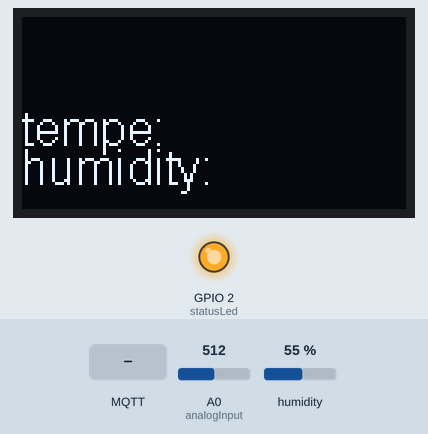
Simulated run of this sketch. Board: ESP8266 (NodeMCU). Shown: 128×64 one-colour display, output pins drawn as LEDs (lit = HIGH). The test bench sets the inputs (shaded band); at power-on: humidity 55 %, A0 (analogInput) = 512. WiFi joins after 1.5 s; servers stay silent unless stated; the local clock reads 2024-03-15 10:24:30 at power-on unless the sketch sets it; random numbers use the default seed unless the sketch sets one; no MQTT or app messages arrive unless stated; pins used as bus, display or sensor lines are not drawn; what the sketch prints to the serial monitor is not drawn.

Above: at 2.8 s.
2.9 s: humidity set to 22 %
At 7.4 s:
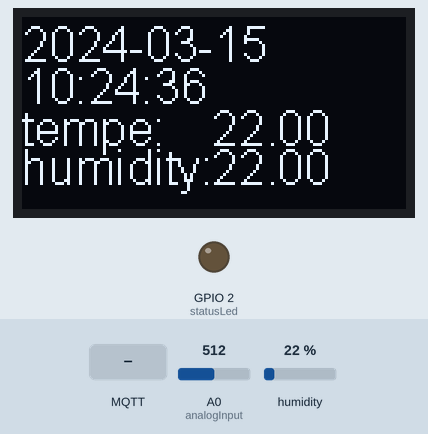
12.3 s: MQTT message "inTopic" arrives on the first subscribed topic
At 23.4 s:
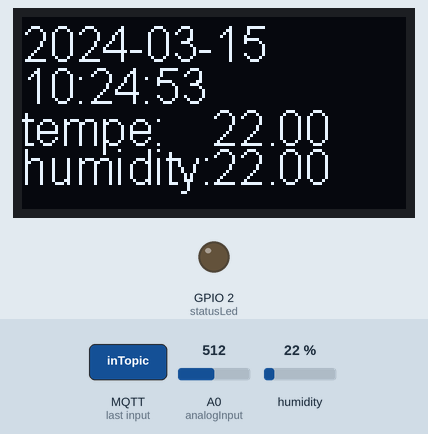
23.8 s: A0 (analogInput) set to 716
At 30.2 s:
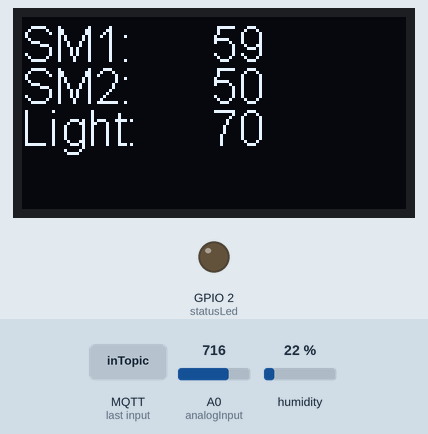
32.6 s: humidity set to 40 %
At 36.4 s:
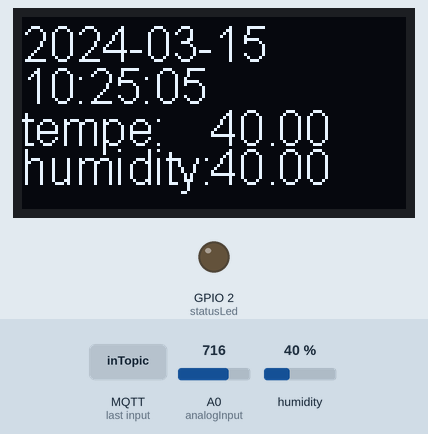
38.7 s: A0 (analogInput) set to 900
At 42.0 s:
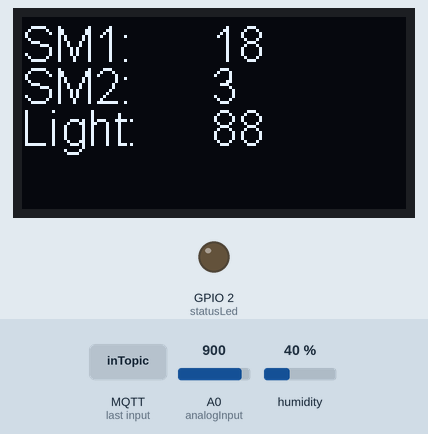
44.7 s: humidity set to 68 %
At 48.3 s:
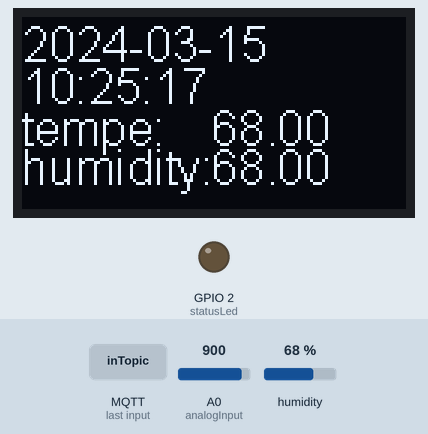
Timing chart, 0 to 49.8 s (numbered marks = the images above; inputs shaded):
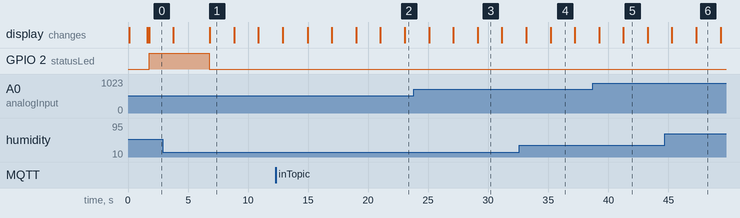

Measured:
- what the display in image 1 shows lasts 2.0 s, from 6.8 s to 8.8 s

The sketch:

datalogger_Completed.ino
```cpp
// ----------- LIBRARY INCLUDES ----------------
#include <Arduino.h>
#include <ESP8266WiFi.h>
#include <PubSubClient.h>
#include <Adafruit_Sensor.h>
#include <DHT.h>
#include <DHT_U.h>
#include <SPI.h>
#include <Wire.h>
#include "RTClib.h"
#include <Wire.h>
#include "SSD1306.h"
#include <ESP8266WiFi.h>
#include <DNSServer.h>
#include <ESP8266WebServer.h>

// ----------- DEFINES ----------------
#define DHTPIN 0
#define DHTTYPE DHT11
#define controllerID '1'
#define analogInput A0
#define s0 14
#define s1 12
#define statusLed 2
// ----------- VARIABLE DECLATIONS ----------------

// ----------- CONSTANT ----------------
const int airValue1 = 986;
const int airValue2 = 914;

const int waterValue1 = 537;
const int waterValue2 = 526;

const char *ssid = "Node 0";
const char *password = "yashj1030";
const char *mqtt_server = "192.168.0.113";

// ----------- LONG ----------------
long lastMsg = 0;


// ----------- CHAR ----------------
char lightchar[200];

// ----------- INTEGERS ----------------

int value = 0;
int light = 0;
int lightpercent = 0;
int soilMoisture1 = 0;
int soilMoisture2 = 0;
int soilmoisturepercent1 = 0;
int soilmoisturepercent2 = 0;
// ----------- FLOATS ----------------

float temporaary = 0;
// ----------- STRING ----------------

String csvData;
String timeStamp;
String date;
String tempStr;
String humidityStr;
String SM1Str;
String SM2Str;
String lightStr;

// ----------- ARRAYS ----------------
/*
  0  -- D3 -- Temp Sensor
  2  -- D4 -- Status Led
  4  -- D2 -- SDA -- OLED -- RTC
  5  -- D1 -- SCL -- OLED -- RTC
  12 -- D6 -- S1
  13 -- D7 -- S2
  14 -- D5 -- S0
  15 -- D8 -- S3
*/
int outputPins[] = {0, 2, 4, 5, 12, 13, 14, 15};

// ----------- INSTANCES ----------------

WiFiClient espClient;
PubSubClient client(espClient);
DHT_Unified dht(DHTPIN, DHTTYPE);
uint32_t delayMS;
sensors_event_t event;
RTC_DS1307 rtc;
SSD1306  display(0x3c, 4, 5);

// ----------- HELPER FUNCTIONS ----------------

char *PackIntData(int a, char b[])
{
  String pubString = String(a);
  pubString.toCharArray(b, pubString.length() + 1);
  return b;
}

char *PackFloatData(float a, char b[])
{
  String pubString = String(a);
  pubString.toCharArray(b, pubString.length() + 1);
  return b;
}
char *PackStringData(String a, char b[])
{
  String pubString = String(a);
  pubString.toCharArray(b, pubString.length() + 1);
  return b;
}

int setOutputMode(int outputPins[])
{
  int len = sizeof(outputPins) / sizeof(outputPins[0]);
  for (int i = 0; i < len ; i++)
  {
    pinMode(outputPins[i], OUTPUT);
    digitalWrite(outputPins[i], LOW);
  }
  return 0;
}
int updatePinStatus(char Pin, int status)
{
  client.publish("outTopic/pinStatus", PackIntData(status, lightchar));
  return 0;
}

void getTemp()
{
  //  digitalWrite(statusLed, HIGH);
  dht.humidity().getEvent(&event);
  //  Serial.print(F("Humidity: "));
  //  Serial.print(event.relative_humidity);
  //  Serial.print("\n");
  client.publish("outTopic/Humidity", PackFloatData(event.relative_humidity, lightchar));
  humidityStr = String(event.relative_humidity);

  //  dht.temperature().getEvent(&event);
  //  Serial.print(F("temperature: "));
  //  Serial.print(event.temperature);
  //  Serial.print("\n");
  client.publish("outTopic/Temp", PackFloatData(event.temperature, lightchar));
  tempStr = String(event.temperature);
}

void getDateTime()
{
  DateTime time = rtc.now();
  date = String(time.timestamp(DateTime::TIMESTAMP_DATE));
  timeStamp = String(time.timestamp(DateTime::TIMESTAMP_TIME));
  // Serial.print(timeStamp);
  // Serial.print(date);
  // Serial.print("\n");


  client.publish("outTopic/Date", PackStringData(date, lightchar));
  client.publish("outTopic/Time", PackStringData(timeStamp, lightchar));
}

void getMoisture1() {
  digitalWrite(s0, LOW);
  digitalWrite(s1, LOW);
  soilMoisture1 = analogRead(analogInput);

  soilmoisturepercent1 = map(soilMoisture1, airValue1, waterValue1, 0, 100);

  if (soilmoisturepercent1 >= 100)
  {
    soilmoisturepercent1 = 100;
  }
  else if (soilmoisturepercent1 <= 0)
  {
    soilmoisturepercent1 = 0;
  }
    SM1Str = (String)soilmoisturepercent1;
  client.publish("outTopic/SM1", PackStringData(SM1Str, lightchar));
}

void getMoisture2() {
  digitalWrite(s0, HIGH);
  digitalWrite(s1, LOW);
  soilMoisture2 = analogRead(analogInput);
  soilmoisturepercent2 = map(soilMoisture2, airValue2, waterValue2, 0, 100);

  if (soilmoisturepercent2 >= 100)
  {
    soilmoisturepercent2 = 100;
  }
  else if (soilmoisturepercent2 <= 0)
  {
    soilmoisturepercent2 = 0;
  }
    SM2Str = (String)soilmoisturepercent2;
  client.publish("outTopic/SM2", PackStringData(SM2Str, lightchar));
}
void getLight() {
  digitalWrite(s0, LOW);
  digitalWrite(s1, HIGH);
  light = analogRead(analogInput);
  lightpercent = map(light, 0, 1024, 0, 100);
  lightStr = (String)lightpercent;
  //    Serial.print("Light:");
  //    Serial.print(light);
  //    Serial.print("\n");
  client.publish("outTopic/Light", PackStringData(lightStr, lightchar));
}

void displayOled()
{
  // csvData = date+ "," + timeStamp + "," + tempStr + "," + humidityStr + "," + SM1Str + "," + SM2Str + "," + lightStr;
  display.clear();

  display.setTextAlignment(TEXT_ALIGN_LEFT);
  display.setFont(ArialMT_Plain_16);

  display.drawString(0, 0, date); //
  display.drawString(0, 14, timeStamp);

  display.drawString(0, 28, "tempe:");
  display.drawString(63, 28, tempStr);

  display.drawString(0, 41, "humidity: ");
  display.drawString(63, 41, humidityStr);

  display.display();
  delay(2000);
  display.clear();

  display.drawString(0, 0, "SM1:");
  display.drawString(63, 0, SM1Str);

  display.drawString(0, 14, "SM2:");
  display.drawString(63, 14, SM2Str);

  display.drawString(0, 28, "Light:");
  display.drawString(63, 28, lightStr);
  display.display();
  delay(2000);
}

void logData()
{
  getMoisture2();
  getMoisture1();
  getTemp();
  getDateTime();
  getLight();

  csvData = date + "," + timeStamp + "," + tempStr + "," + humidityStr + "," + SM1Str + "," + SM2Str + "," + lightStr  +"," +  "2";
  Serial.print("csvData:");
  Serial.print(csvData);
  Serial.print("\n");
  client.publish("outTopic/csvData", PackStringData(csvData, lightchar));
  displayOled();
  digitalWrite(statusLed, LOW);
}

int setup_wifi()
{

  delay(10);
  // We start by connecti ng to a WiFi network
  Serial.println();
  Serial.println("Connecting to ");
  Serial.println(ssid);

  WiFi.begin(ssid, password);

  while (WiFi.status() != WL_CONNECTED)
  {
    delay(500);
    Serial.println(".");

    return 0;
  }

  randomSeed(micros());

  Serial.println("");
  Serial.println("WiFi connected");
  Serial.println("IP address: ");
  Serial.println(WiFi.localIP());

  return 0;
}

void reconnect()
{
  // Loop until we're reconnected
  while (!client.connected())
  {
    Serial.println("Attempting MQTT connection...");
    // Create a random client ID
    String clientId = "ESP8266Client-";
    clientId += String(random(0xffff), HEX);
    // Attempt to connect
    if (client.connect(clientId.c_str()))
    {
      Serial.println("connected");
      // Once connected, publish an announcement...
      client.publish("outTopic", "reconnected");
      // ... and resubscribe
      client.subscribe("inTopic");
    }
    else
    {
      Serial.println("failed, rc=");
      Serial.println(client.state());
      Serial.println(" try again in 5 seconds");
      // Wait 5 seconds before retrying
    }
  }
}

// ----------- MQTT CALLBACK - RECIEVING VALUES  ----------------

void callback(char *topic, byte *payload, unsigned int length)
{
  Serial.println("Message arrived [");
  Serial.println(topic);
  Serial.println("] ");
  for (int i = 0; i < (int)length; i++)
  {
    Serial.println((char)payload[i]);
  }

  if (strcmp(topic, "inTopic") == 0)
  {
    Serial.print("Something Arrived");
  }
}

void setup()
{
  display.init();
  display.flipScreenVertically();// flipping came in handy for me with regard
  display.setFont(ArialMT_Plain_16);
  display.drawString(0, 0, "Init Complete");
  display.display();
  display.clear();

  display.drawString(0, 0, "Welcome");
  display.drawString(0, 14, "Initialising");
  display.display();

  display.clear();
  display.drawString(0, 0, "Autoconnect");
  display.drawString(0, 14, "Initialised");
  display.display();

  display.clear();
  display.drawString(0, 0, "connected to");
  display.drawString(0, 14, "Wifi");
  display.display();

  Serial.begin(9600);
  pinMode(s0, OUTPUT);
  pinMode(s1, OUTPUT);
  pinMode(analogInput, INPUT);

  Wire.pins(4, 5);// 4=sda, 5=scl
  Wire.begin(4, 5); // 4=sda, 5=scl
  rtc.begin();

  Serial.println("Started");
  if (! rtc.begin()) {
    Serial.println("Couldn't find RTC");
    Serial.flush();
    abort();
    display.clear();
    display.drawString(0, 0, "Error");
    display.drawString(0, 14, "RTC 404");
    display.display();
  }

  if (! rtc.isrunning()) {
    Serial.println("RTC is NOT running, let's set the time!");
    rtc.adjust(DateTime(F(__DATE__), F(__TIME__)));
  }
  // Sensor Init
  dht.begin();
  sensor_t sensor;
  dht.temperature().getSensor(&sensor);
  dht.humidity().getSensor(&sensor);

  delayMS = sensor.min_delay / 1000;

  delay(10);
  // We start by connecting to a WiFi network
  Serial.println();
  Serial.println("Connecting to ");
  Serial.println(ssid);
  display.clear();
  display.drawString(0, 0, "Connecting");
  display.drawString(0, 14, (String)ssid);
  display.display();
  WiFi.mode(WIFI_STA);
  WiFi.begin(ssid, password);

  while (WiFi.status() != WL_CONNECTED) {
    delay(500);
    Serial.println(".");
  }

  randomSeed(micros());

  Serial.println("");
  Serial.println("WiFi connected");
  Serial.println("IP address: ");
  Serial.println(WiFi.localIP());
  display.clear();
  display.drawString(0, 0, "WiFi connected");
  display.display();

  // CALLING FUNCTIONS
  setOutputMode(outputPins);
  setup_wifi();
  client.setServer(mqtt_server, 1883);
  client.setCallback(callback);


}

void loop()
{
  delay(10);
  if (!client.connected())
  {
    Serial.println("wifi Connected");
    reconnect();
  }

  client.loop();
  //int before = 0;
  long now = millis();

  if (now - lastMsg > 2000)
  {
    lastMsg = now;
    logData();
  }
  else {
    digitalWrite(statusLed, HIGH);
    displayOled();
    delay(1000);
    digitalWrite(statusLed, LOW);
  }
}
```
